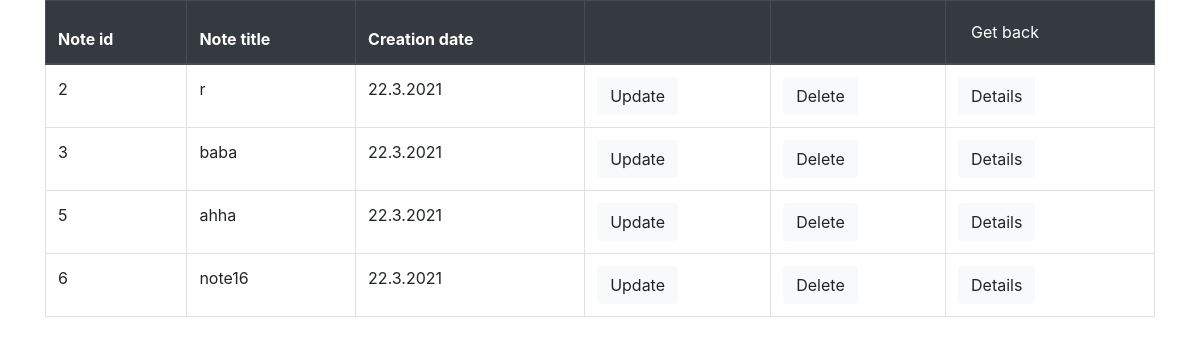
The app's page /results, older data.
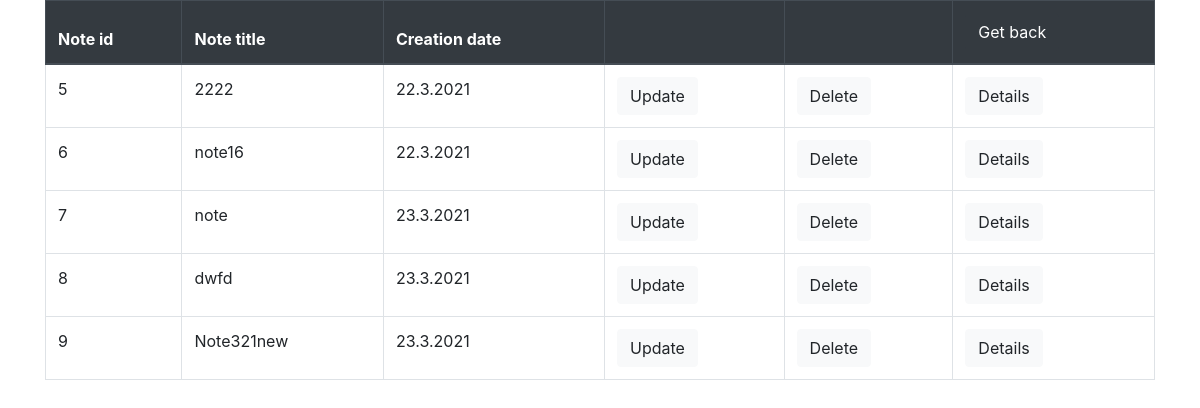
The same page, newer data.
### tables this page shows
CREATE TABLE notes (id INTEGER PRIMARY KEY AUTOINCREMENT,title TEXT NOT NULL, added TEXT NOT NULL);

### notesApp.py (the view)
@app.route('/results')
def results():
    try:
        conn = sql.connect('database.db')
        cur = conn.cursor()
        conn.row_factory = sql.Row
        cur.execute("SELECT * FROM notes")
        data = cur.fetchall()
    except sql.Error as error:
        print("Failed to make query ", error)
    return render_template('results.html', data=data)

### templates/results.html (shortened to what this page needs)
<!DOCTYPE html>
<html>
<head>
    <link rel="stylesheet" href="https://stackpath.bootstrapcdn.com/bootstrap/4.3.1/css/bootstrap.min.css">
</head>
<body>
<div class="container">
<div class="table-responsive-sm">
<table class="table table-bordered">
    <thead class="thead-dark">
    <tr>
        <th>Note id</th>
        <th>Note title</th>
        <th>Creation date </th>
        <th></th>
        <th></th>
        <th>      <a href=/ >
        <button type="submit" name="back" class="btn btn-dark" value="Get back">Get back</button>
                </a></th>
    </tr>
    </thead>
    <tbody>
     {% for row in data %}
            <tr>
                <td>{{row[0]}}</td>
                <td>{{row[1]}}</td>
                <td>{{row[2]}}</td>
                <td><form action="./update" method='post'>
                    <button type="submit" name="id" class="btn btn-light" value={{row[0]}}>Update</button>
                </form>
                </td>
                <td><form action="./delete" method='post'>
                    <button type="submit" name="delete" class="btn btn-light" value={{row[0]}}>Delete</button>
                </form>
                    <td><form action="./details" method='post'>
                    <button type="submit" name="details"  class="btn btn-light"value={{row[0]}}>Details</button>
                </form>
                </td>
            </tr>
        {% endfor %}
    </tbody>
</table>
</div>
</div>
</body>
</html>

Row changes from the older to the newer data that the page shows:
removed notes: id "2", title "r", added "22.3.2021"
removed notes: id "3", title "baba", added "22.3.2021"
changed notes id 5: title "ahha" → "2222"
added notes: id "7", title "note", added "23.3.2021"
added notes: id "8", title "dwfd", added "23.3.2021"
added notes: id "9", title "Note321new", added "23.3.2021"
